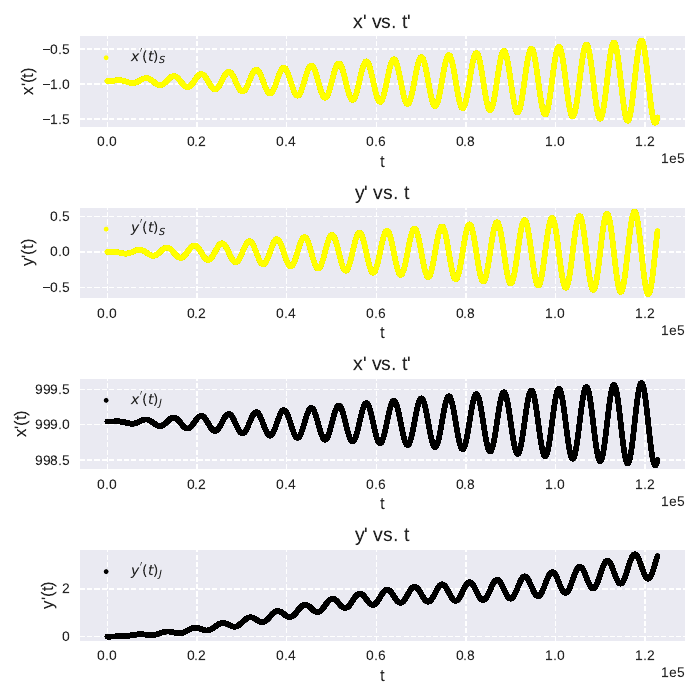

Write the Python code that produced this figure.
import numpy as np
from matplotlib.backends.backend_pdf import PdfPages
import matplotlib.pyplot as plt


x_s, y_s, x_j, y_j, x_t, y_t, t = np.genfromtxt('data.txt', unpack=True, usecols=(0, 1, 2, 3, 4, 5, 6))



plt.style.use('seaborn-v0_8')

with PdfPages('plot.pdf') as pdf:

    fig, axes = plt.subplots(4,1,figsize=(7, 7))

    axes[0].plot(t, x_s, '.', color='yellow', label=r"$x^{'}(t)_{S}$")
    axes[1].plot(t, y_s, '.', color='yellow', label=r"$y^{'}(t)_{S}$")
    axes[2].plot(t, x_j, '.', color='black', label=r"$x^{'}(t)_{J}$")
    axes[3].plot(t, y_j, '.', color='black', label=r"$y^{'}(t)_{J}$")


    # Se ajustan demás detalles del gráfico.
    for i in [0,2]:
        axes[i].set_xlabel('t', fontsize=12)
        axes[i].set_ylabel('x\'(t)', fontsize=12)
        axes[i].legend(loc='upper left')
        axes[i].grid(True, linestyle='--')
        axes[i].set_title("x' vs. t'", fontsize=14)
        axes[i].ticklabel_format(style='sci', axis='x', scilimits=(0,0))

    for i in [1,3]:
        axes[i].set_xlabel('t', fontsize=12)
        axes[i].set_ylabel('y\'(t)', fontsize=12)
        axes[i].legend()
        axes[i].grid(True, linestyle='--')
        axes[i].set_title("y' vs. t", fontsize=14)
        axes[i].ticklabel_format(style='sci', axis='x', scilimits=(0,0))
    plt.tight_layout()
    pdf.savefig()  # saves the current figure into a pdf page
    plt.close()


    fig, axes = plt.subplots(3,1,figsize=(7, 7))

    axes[0].plot(t, x_t, '.', color='cyan', label=r"$x^{'}(t)_{T}$")
    axes[1].plot(t, y_t, '.', color='cyan', label=r"$y^{'}(t)_{T}$")


    axes[0].set_xlabel('t', fontsize=12)
    axes[0].set_ylabel('x\'(t)', fontsize=12)
    axes[0].legend(loc='upper right')
    axes[0].grid(True, linestyle='--')
    axes[0].set_title("x' vs. t'", fontsize=14)
    axes[0].ticklabel_format(style='sci', axis='x', scilimits=(0,0))


    axes[1].set_xlabel('t', fontsize=12)
    axes[1].set_ylabel('y\'(t)', fontsize=12)
    axes[1].legend()
    axes[1].grid(True, linestyle='--')
    axes[1].set_title("y' vs. t", fontsize=14)
    axes[1].ticklabel_format(style='sci', axis='x', scilimits=(0,0))



    axes[2].plot(x_t, y_t, ".", color="cyan", label=r"$(x',y')_{T}$")
    axes[2].set_xlabel("x'", fontsize=12)
    axes[2].set_ylabel("y'", fontsize=12)
    axes[2].legend(loc='upper right')
    axes[2].grid(True, linestyle='--')
    axes[2].set_title("y' vs. x'", fontsize=14)
    axes[2].ticklabel_format(style='sci', axis='x', scilimits=(0,0))
    plt.tight_layout()
    pdf.savefig()  # saves the current figure into a pdf page
    plt.close()
